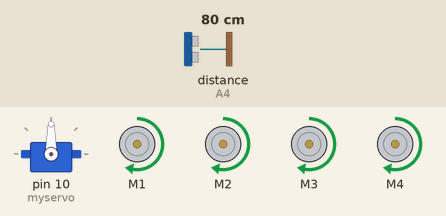
The sketch below on a simulated Arduino Uno, built with avr-gcc and run on an emulated ATmega328P. On the bench: servo, 4 × DC motor (green arrow = forward, orange = backward, longer = faster). Inputs (shaded band) come from the test bench; at power-on: distance to the obstacle (sensor on A4) 80 cm. The echo pulse lasts 58.3 µs per cm.

Above: at 4.0 s.
4.1 s: distance to the obstacle (sensor on A4) set to 29 cm
5.6 s: distance to the obstacle (sensor on A4) set to 23 cm
At 8.5 s:
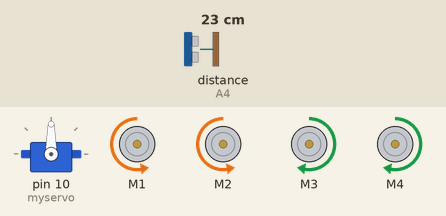
8.6 s: distance to the obstacle (sensor on A4) set to 35 cm
At 9.31 s:
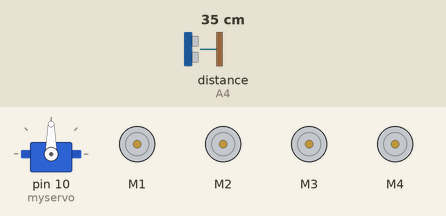
11.1 s: distance to the obstacle (sensor on A4) set to 2 cm
At 12.4 s:
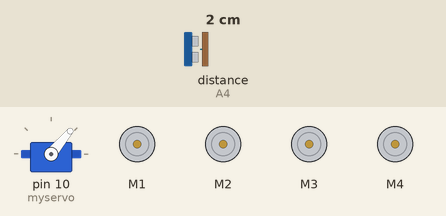
14.1 s: distance to the obstacle (sensor on A4) set to 28 cm
At 15.14 s:
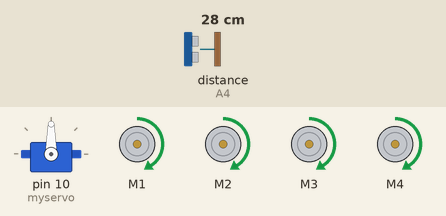
Timing chart, 0 to 17.1 s (numbered marks = the images above; inputs shaded):
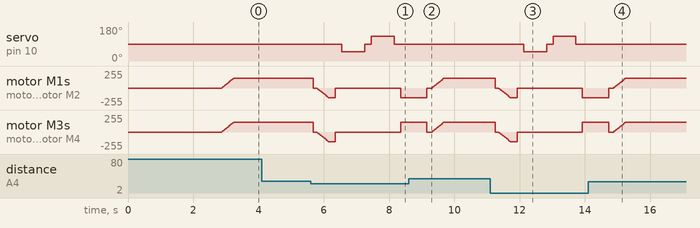

The sketch:

obstacle_avoidance_ultrasonic.ino
```cpp
// (licence header left out)
#include <AFMotor.h>  //AFMotor Library https://learn.adafruit.com/adafruit-motor-shield/library-install
#include <NewPing.h>  //NewPing Library https://github.com/eliteio/Arduino_New_Ping.git
#include <Servo.h>    //Servo Library https://github.com/arduino-libraries/Servo.git

/*****************************  WIRING *******************************************
 *    1. ECHO PIN and TRIG PIN from Ultrasonic sensor to A4 and A5 respectively
 *    2. right front motor to M1, right rear motor to M2
 *    3. left front motor to M3 and left rear motor to M4
 *    4. servo motor to Servo 1
 **********************************************************************************/

// CONSTANTS
#define ECHO_PIN            A4   // Pin A4 on the Motor Drive Shield connected to the ultrasonic sensor
#define TRIG_PIN            A5   // Pin A5 on the Motor Drive Shield connected to the ultrasonic sensor
#define MAX_DISTANCE        100
#define MAX_SPEED           150  // sets the maximum speed of DC motors
#define MAX_SPEED_OFFSET    20

#define TURN_RIGHT          50
#define TURN_LEFT           130

// INIT
NewPing sonar(TRIG_PIN, ECHO_PIN, MAX_DISTANCE);
AF_DCMotor rightFrontMotor(1, MOTOR12_64KHZ);
AF_DCMotor rightRearMotor(2, MOTOR12_64KHZ);
AF_DCMotor leftFrontMotor(3, MOTOR34_64KHZ);
AF_DCMotor leftRearMotor(4, MOTOR34_64KHZ);

// GLOBAL Variables
Servo myservo;
boolean setForward=false;
int distance = 100;
int speedSet = 0;
int checkLeftRight = 0;

// SETUP the environment
void setup()
{
    checkLeftRight = 0;
    myservo.attach(10);
    myservo.write(90); //115);
    delay(2000);
    distance = readPing();
    delay(100);
    distance = readPing();
    delay(100);
    distance = readPing();
    delay(100);
    distance = readPing();
    delay(100);
    //Serial.begin(115200);
}

// Continuous loop, Arduino keeps running in this, till we turn off
void loop()
{
    int rightDistance = 0;
    int leftDistance = 0;
    delay(40);

    // initialized distance to 100, however during operation
    // if distance is less than 25 centimeters, it will check
    // right and left and move accordingly
    if (distance <= 25)
    {
        // first stop the motors
        stopMoving();
        delay(100);

        // move backwards
        moveBackward();
        delay(200);
        stopMoving();
        delay(200);

        // Now calculate distance on the right and left
        rightDistance = look(TURN_RIGHT); // move sensor to right using servo
        delay(200);
        leftDistance = look(TURN_LEFT);   // move sensor to left using servo
        delay(200);

        //Serial.print(checkLeftRight);
        // This is a counter, if we have checked left and right twice, turn the vehicle around
        if (checkLeftRight >= 2)
        {
          turnAround();
          stopMoving();
          checkLeftRight = 0;
        }
        else
        {
          // if right has more clearance than left, turn right
          if (rightDistance >= leftDistance)
          {
              turnRight();
              stopMoving();
              checkLeftRight += 1;
          }
          // if left has more clearance than right, turn left
          else if (leftDistance > rightDistance)
          {
              turnLeft();
              stopMoving();
              checkLeftRight += 1;
          }
        }
    }
    // ofcourse, keep moving forward otherwise
    else
    {
        moveForward();
        checkLeftRight = 0;  // set the counter of checks to zero
    }
    distance = readPing();
}

// common function, pass the degree of rotation and it returns the distance in cm
int look(int turnDegree)
{
    // write turn degree to the servo, to move the ultrasonic sensor mounted on it
    myservo.write(turnDegree);
    delay(500);
    int distance = readPing();
    delay(100);
    myservo.write(90);
    return distance;
}

// called from look(), will return ping (from ultrasonic sensor) value in cm
int readPing()
{
    delay(100);
    // read in centimeter
    int cm = sonar.ping_cm();
    if(cm==0)
    {
        cm = 250;
    }
    return cm;
}

// stop all motors - BRAKE
void stopMoving()
{
    rightFrontMotor.run(RELEASE);
    rightRearMotor.run(RELEASE);
    leftFrontMotor.run(RELEASE);
    leftRearMotor.run(RELEASE);
}

// move the motors forward
void moveForward()
{
    if (!setForward)
    {
        setForward=true;
        rightFrontMotor.run(FORWARD);
        rightRearMotor.run(FORWARD);
        leftFrontMotor.run(FORWARD);
        leftRearMotor.run(FORWARD);

        // slowly bring the speed up to avoid draininig the batteries
        for (speedSet = 0; speedSet < MAX_SPEED; speedSet +=2)
        {
            rightFrontMotor.setSpeed(speedSet);
            rightRearMotor.setSpeed(speedSet);
            leftFrontMotor.setSpeed(speedSet);
            leftRearMotor.setSpeed(speedSet);
            delay(5);
        }
    }
}

// move motors in the reverse direction
void moveBackward()
{
    setForward=false;
    rightFrontMotor.run(BACKWARD);
    rightRearMotor.run(BACKWARD);
    leftFrontMotor.run(BACKWARD);
    leftRearMotor.run(BACKWARD);

    // slowly bring the speed up to avoid draininig the batteries
    for (speedSet = 0; speedSet < MAX_SPEED; speedSet +=2)
    {
        rightFrontMotor.setSpeed(speedSet);
        rightRearMotor.setSpeed(speedSet);
        leftFrontMotor.setSpeed(speedSet);
        leftRearMotor.setSpeed(speedSet);
        delay(5);
    }
}

// turn the vehicle left
void turnLeft()
{
    rightFrontMotor.run(FORWARD);
    rightRearMotor.run(FORWARD);
    leftFrontMotor.run(BACKWARD);
    leftRearMotor.run(BACKWARD);
    delay(800);
    rightFrontMotor.run(FORWARD);
    rightRearMotor.run(FORWARD);
    leftFrontMotor.run(FORWARD);
    leftRearMotor.run(FORWARD);
}

// turn the vehicle right
void turnRight()
{
    rightFrontMotor.run(BACKWARD);
    rightRearMotor.run(BACKWARD);
    leftFrontMotor.run(FORWARD);
    leftRearMotor.run(FORWARD);
    delay(800);
    rightFrontMotor.run(FORWARD);
    rightRearMotor.run(FORWARD);
    leftFrontMotor.run(FORWARD);
    leftRearMotor.run(FORWARD);
}

// turn the vehicle around - moving right forward for long enough will turn
// the vehicle around. I calculated about 1700 delay turns it around exactly
void turnAround() {

    rightFrontMotor.run(FORWARD);   // turn M1 forward
    rightRearMotor.run(FORWARD);    // turn M2 forward
    leftFrontMotor.run(BACKWARD);   // turn M3 backward
    leftRearMotor.run(BACKWARD);    // turn M4 backward

    leftFrontMotor.setSpeed(speedSet+MAX_SPEED_OFFSET);
    leftRearMotor.setSpeed(speedSet+MAX_SPEED_OFFSET);
    delay(1700); // run motors this way for 1700

    rightFrontMotor.run(FORWARD);      // set both motors back to forward
    rightRearMotor.run(FORWARD);
    leftFrontMotor.run(FORWARD);
    leftRearMotor.run(FORWARD);
}

/* end of file */
```

Measured:
- the behaviour switches between 26 and 25 cm on distance to the obstacle (sensor on A4) (found by bisection; images 0 and 1)
- after the input at 4.1 s, every drawn part: stays the same
- after the input at 5.6 s, servo on pin 10 (myservo): 90° → 50° after 0.95 s, → 90° 0.70 s later, → 130° 0.20 s later, → 90° 0.70 s later
- after the input at 8.6 s, servo on pin 10 (myservo): stays 90° (without the input it goes to 50° after 1.6 s)
- after the input at 11.1 s, servo on pin 10 (myservo): 90° → 50° after 1.0 s, → 90° 0.70 s later, → 130° 0.20 s later, → 90° 0.70 s later
- after the input at 14.1 s, servo on pin 10 (myservo): stays 90° (without the input it goes to 50° after 1.6 s)
